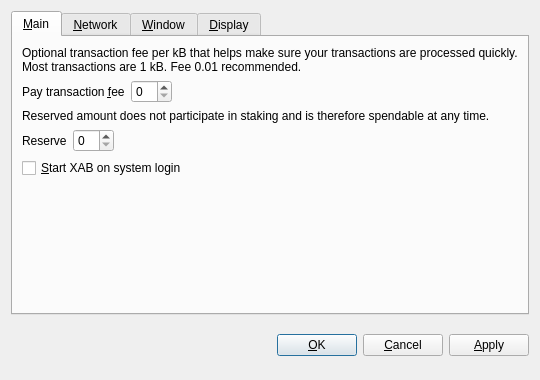
<?xml version="1.0" encoding="UTF-8"?>
<ui version="4.0">
 <class>OptionsDialog</class>
 <widget class="QDialog" name="OptionsDialog">
  <property name="geometry">
   <rect>
    <x>0</x>
    <y>0</y>
    <width>540</width>
    <height>380</height>
   </rect>
  </property>
  <property name="windowTitle">
   <string>Options</string>
  </property>
  <property name="modal">
   <bool>true</bool>
  </property>
  <layout class="QVBoxLayout" name="verticalLayout">
   <item>
    <widget class="QTabWidget" name="tabWidget">
     <property name="tabPosition">
      <enum>QTabWidget::North</enum>
     </property>
     <property name="currentIndex">
      <number>0</number>
     </property>
     <widget class="QWidget" name="tabMain">
      <attribute name="title">
       <string>&amp;Main</string>
      </attribute>
      <layout class="QVBoxLayout" name="verticalLayout_Main">
       <item>
        <widget class="QLabel" name="transactionFeeInfoLabel">
         <property name="text">
          <string>Optional transaction fee per kB that helps make sure your transactions are processed quickly. Most transactions are 1 kB. Fee 0.01 recommended.</string>
         </property>
         <property name="textFormat">
          <enum>Qt::PlainText</enum>
         </property>
         <property name="wordWrap">
          <bool>true</bool>
         </property>
        </widget>
       </item>
       <item>
        <layout class="QHBoxLayout" name="horizontalLayoutFee">
         <item>
          <widget class="QLabel" name="transactionFeeLabel">
           <property name="text">
            <string>Pay transaction &amp;fee</string>
           </property>
           <property name="textFormat">
            <enum>Qt::PlainText</enum>
           </property>
           <property name="buddy">
            <cstring>transactionFee</cstring>
           </property>
          </widget>
         </item>
         <item>
          <widget class="BitcoinAmountField" name="transactionFee"/>
         </item>
         <item>
          <spacer name="horizontalSpacerFee">
           <property name="orientation">
            <enum>Qt::Horizontal</enum>
           </property>
           <property name="sizeHint" stdset="0">
            <size>
             <width>40</width>
             <height>20</height>
            </size>
           </property>
          </spacer>
         </item>
        </layout>
       </item>
       <item>
        <widget class="QLabel" name="reserveBalanceInfoLabel">
         <property name="text">
          <string>Reserved amount does not participate in staking and is therefore spendable at any time.</string>
         </property>
         <property name="textFormat">
          <enum>Qt::PlainText</enum>
         </property>
         <property name="wordWrap">
          <bool>true</bool>
         </property>
        </widget>
       </item>
       <item>
        <layout class="QHBoxLayout" name="horizontalLayoutReserveBalance">
         <item>
          <widget class="QLabel" name="reserveBalanceLabel">
           <property name="text">
            <string>Reserve</string>
           </property>
           <property name="textFormat">
            <enum>Qt::PlainText</enum>
           </property>
           <property name="buddy">
            <cstring>reserveBalance</cstring>
           </property>
          </widget>
         </item>
         <item>
          <widget class="BitcoinAmountField" name="reserveBalance"/>
         </item>
         <item>
          <spacer name="horizontalSpacerReserveBalance">
           <property name="orientation">
            <enum>Qt::Horizontal</enum>
           </property>
           <property name="sizeHint" stdset="0">
            <size>
             <width>40</width>
             <height>20</height>
            </size>
           </property>
          </spacer>
         </item>
        </layout>
       </item>
       <item>
        <widget class="QCheckBox" name="bitcoinAtStartup">
         <property name="toolTip">
          <string>Automatically start XAB after logging in to the system.</string>
         </property>
         <property name="text">
          <string>&amp;Start XAB on system login</string>
         </property>
        </widget>
       </item>
       <item>
        <spacer name="verticalSpacer_Main">
         <property name="orientation">
          <enum>Qt::Vertical</enum>
         </property>
         <property name="sizeHint" stdset="0">
          <size>
           <width>20</width>
           <height>40</height>
          </size>
         </property>
        </spacer>
       </item>
      </layout>
     </widget>
     <widget class="QWidget" name="tabNetwork">
      <attribute name="title">
       <string>&amp;Network</string>
      </attribute>
      <layout class="QVBoxLayout" name="verticalLayout_Network">
       <item>
        <widget class="QCheckBox" name="mapPortUpnp">
         <property name="toolTip">
          <string>Automatically open the XAB client port on the router. This only works when your router supports UPnP and it is enabled.</string>
         </property>
         <property name="text">
          <string>Map port using &amp;UPnP</string>
         </property>
        </widget>
       </item>
       <item>
        <widget class="QCheckBox" name="connectSocks">
         <property name="toolTip">
          <string>Connect to the XAB network through a SOCKS5 proxy (e.g. when connecting through Tor).</string>
         </property>
         <property name="text">
          <string>&amp;Connect through SOCKS5 proxy:</string>
         </property>
        </widget>
       </item>
       <item>
        <layout class="QHBoxLayout" name="horizontalLayout_Network">
         <item>
          <widget class="QLabel" name="proxyIpLabel">
           <property name="text">
            <string>Proxy &amp;IP:</string>
           </property>
           <property name="textFormat">
            <enum>Qt::PlainText</enum>
           </property>
           <property name="buddy">
            <cstring>proxyIp</cstring>
           </property>
          </widget>
         </item>
         <item>
          <widget class="QValidatedLineEdit" name="proxyIp">
           <property name="maximumSize">
            <size>
             <width>140</width>
             <height>16777215</height>
            </size>
           </property>
           <property name="toolTip">
            <string>IP address of the proxy (e.g. 127.0.0.1)</string>
           </property>
          </widget>
         </item>
         <item>
          <widget class="QLabel" name="proxyPortLabel">
           <property name="text">
            <string>&amp;Port:</string>
           </property>
           <property name="textFormat">
            <enum>Qt::PlainText</enum>
           </property>
           <property name="buddy">
            <cstring>proxyPort</cstring>
           </property>
          </widget>
         </item>
         <item>
          <widget class="QLineEdit" name="proxyPort">
           <property name="maximumSize">
            <size>
             <width>55</width>
             <height>16777215</height>
            </size>
           </property>
           <property name="toolTip">
            <string>Port of the proxy (e.g. 9050)</string>
           </property>
          </widget>
         </item>
         <item>
          <spacer name="horizontalSpacer_Network">
           <property name="orientation">
            <enum>Qt::Horizontal</enum>
           </property>
           <property name="sizeHint" stdset="0">
            <size>
             <width>40</width>
             <height>20</height>
            </size>
           </property>
          </spacer>
         </item>
        </layout>
       </item>
       <item>
        <spacer name="verticalSpacer_Network">
         <property name="orientation">
          <enum>Qt::Vertical</enum>
         </property>
         <property name="sizeHint" stdset="0">
          <size>
           <width>20</width>
           <height>40</height>
          </size>
         </property>
        </spacer>
       </item>
      </layout>
     </widget>
     <widget class="QWidget" name="tabWindow">
      <attribute name="title">
       <string>&amp;Window</string>
      </attribute>
      <layout class="QVBoxLayout" name="verticalLayout_Window">
       <item>
        <widget class="QCheckBox" name="minimizeToTray">
         <property name="toolTip">
          <string>Show only a tray icon after minimizing the window.</string>
         </property>
         <property name="text">
          <string>&amp;Minimize to the tray instead of the taskbar</string>
         </property>
        </widget>
       </item>
       <item>
        <widget class="QCheckBox" name="minimizeOnClose">
         <property name="toolTip">
          <string>Minimize instead of exit the application when the window is closed. When this option is enabled, the application will be closed only after selecting Quit in the menu.</string>
         </property>
         <property name="text">
          <string>M&amp;inimize on close</string>
         </property>
        </widget>
       </item>
       <item>
        <spacer name="verticalSpacer_Window">
         <property name="orientation">
          <enum>Qt::Vertical</enum>
         </property>
         <property name="sizeHint" stdset="0">
          <size>
           <width>20</width>
           <height>40</height>
          </size>
         </property>
        </spacer>
       </item>
      </layout>
     </widget>
     <widget class="QWidget" name="tabDisplay">
      <attribute name="title">
       <string>&amp;Display</string>
      </attribute>
      <layout class="QVBoxLayout" name="verticalLayout_Display">
       <item>
        <layout class="QHBoxLayout" name="horizontalLayout_1_Display">
         <item>
          <widget class="QLabel" name="langLabel">
           <property name="text">
            <string>User Interface &amp;language:</string>
           </property>
           <property name="textFormat">
            <enum>Qt::PlainText</enum>
           </property>
           <property name="buddy">
            <cstring>lang</cstring>
           </property>
          </widget>
         </item>
         <item>
          <widget class="QValueComboBox" name="lang">
           <property name="toolTip">
            <string>The user interface language can be set here. This setting will take effect after restarting XAB.</string>
           </property>
          </widget>
         </item>
        </layout>
       </item>
       <item>
        <layout class="QHBoxLayout" name="horizontalLayout_2_Display">
         <item>
          <widget class="QLabel" name="unitLabel">
           <property name="text">
            <string>&amp;Unit to show amounts in:</string>
           </property>
           <property name="textFormat">
            <enum>Qt::PlainText</enum>
           </property>
           <property name="buddy">
            <cstring>unit</cstring>
           </property>
          </widget>
         </item>
         <item>
          <widget class="QValueComboBox" name="unit">
           <property name="toolTip">
            <string>Choose the default subdivision unit to show in the interface and when sending coins.</string>
           </property>
          </widget>
         </item>
        </layout>
       </item>
       <item>
        <widget class="QCheckBox" name="coinControlFeatures">
         <property name="toolTip">
          <string>Whether to show coin control features or not.</string>
         </property>
         <property name="text">
          <string>Display coin &amp;control features (experts only!)</string>
         </property>
        </widget>
       </item>
       <item>
        <widget class="QCheckBox" name="minimizeCoinAge">
         <property name="toolTip">
          <string>Whether to select the coin outputs randomly or with minimal coin age.</string>
         </property>
         <property name="text">
          <string>Minimize weight consumption (experimental)</string>
         </property>
        </widget>
       </item>
       <item>
        <spacer name="verticalSpacer_Display">
         <property name="orientation">
          <enum>Qt::Vertical</enum>
         </property>
         <property name="sizeHint" stdset="0">
          <size>
           <width>20</width>
           <height>40</height>
          </size>
         </property>
        </spacer>
       </item>
      </layout>
     </widget>
    </widget>
   </item>
   <item>
    <layout class="QHBoxLayout" name="horizontalLayout_Buttons">
     <item>
      <spacer name="horizontalSpacer_1">
       <property name="orientation">
        <enum>Qt::Horizontal</enum>
       </property>
       <property name="sizeHint" stdset="0">
        <size>
         <width>40</width>
         <height>48</height>
        </size>
       </property>
      </spacer>
     </item>
     <item>
      <widget class="QLabel" name="statusLabel">
       <property name="font">
        <font>
         <weight>75</weight>
         <bold>true</bold>
        </font>
       </property>
       <property name="text">
        <string/>
       </property>
       <property name="textFormat">
        <enum>Qt::PlainText</enum>
       </property>
       <property name="wordWrap">
        <bool>true</bool>
       </property>
      </widget>
     </item>
     <item>
      <spacer name="horizontalSpacer_2">
       <property name="orientation">
        <enum>Qt::Horizontal</enum>
       </property>
       <property name="sizeHint" stdset="0">
        <size>
         <width>40</width>
         <height>48</height>
        </size>
       </property>
      </spacer>
     </item>
     <item>
      <widget class="QPushButton" name="okButton">
       <property name="text">
        <string>&amp;OK</string>
       </property>
      </widget>
     </item>
     <item>
      <widget class="QPushButton" name="cancelButton">
       <property name="text">
        <string>&amp;Cancel</string>
       </property>
       <property name="autoDefault">
        <bool>false</bool>
       </property>
      </widget>
     </item>
     <item>
      <widget class="QPushButton" name="applyButton">
       <property name="text">
        <string>&amp;Apply</string>
       </property>
       <property name="autoDefault">
        <bool>false</bool>
       </property>
      </widget>
     </item>
    </layout>
   </item>
  </layout>
 </widget>
 <customwidgets>
  <customwidget>
   <class>BitcoinAmountField</class>
   <extends>QSpinBox</extends>
   <header>bitcoinamountfield.h</header>
  </customwidget>
  <customwidget>
   <class>QValueComboBox</class>
   <extends>QComboBox</extends>
   <header>qvaluecombobox.h</header>
  </customwidget>
  <customwidget>
   <class>QValidatedLineEdit</class>
   <extends>QLineEdit</extends>
   <header>qvalidatedlineedit.h</header>
  </customwidget>
 </customwidgets>
 <resources/>
 <connections/>
</ui>
